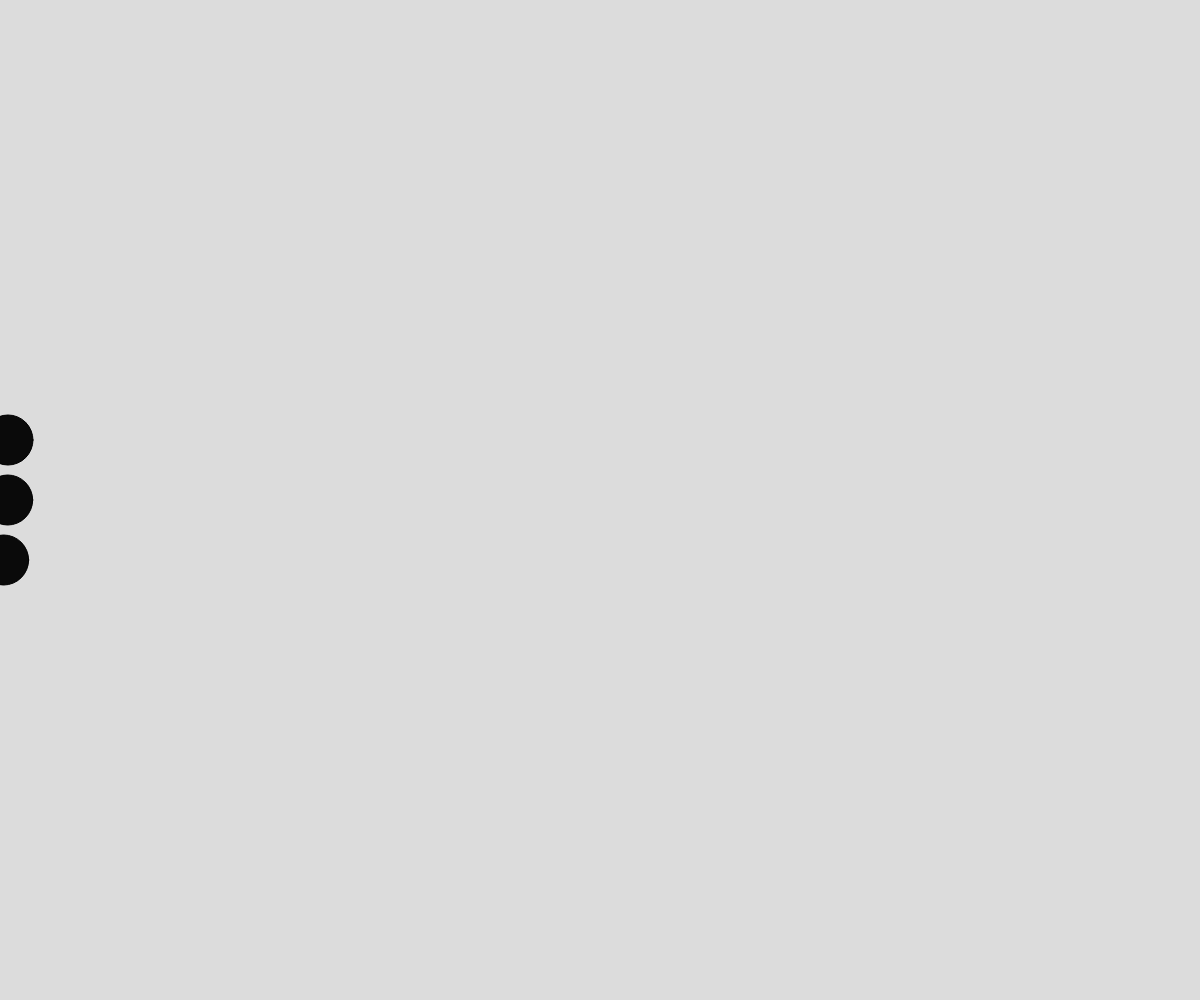
Frame 1 (no input)
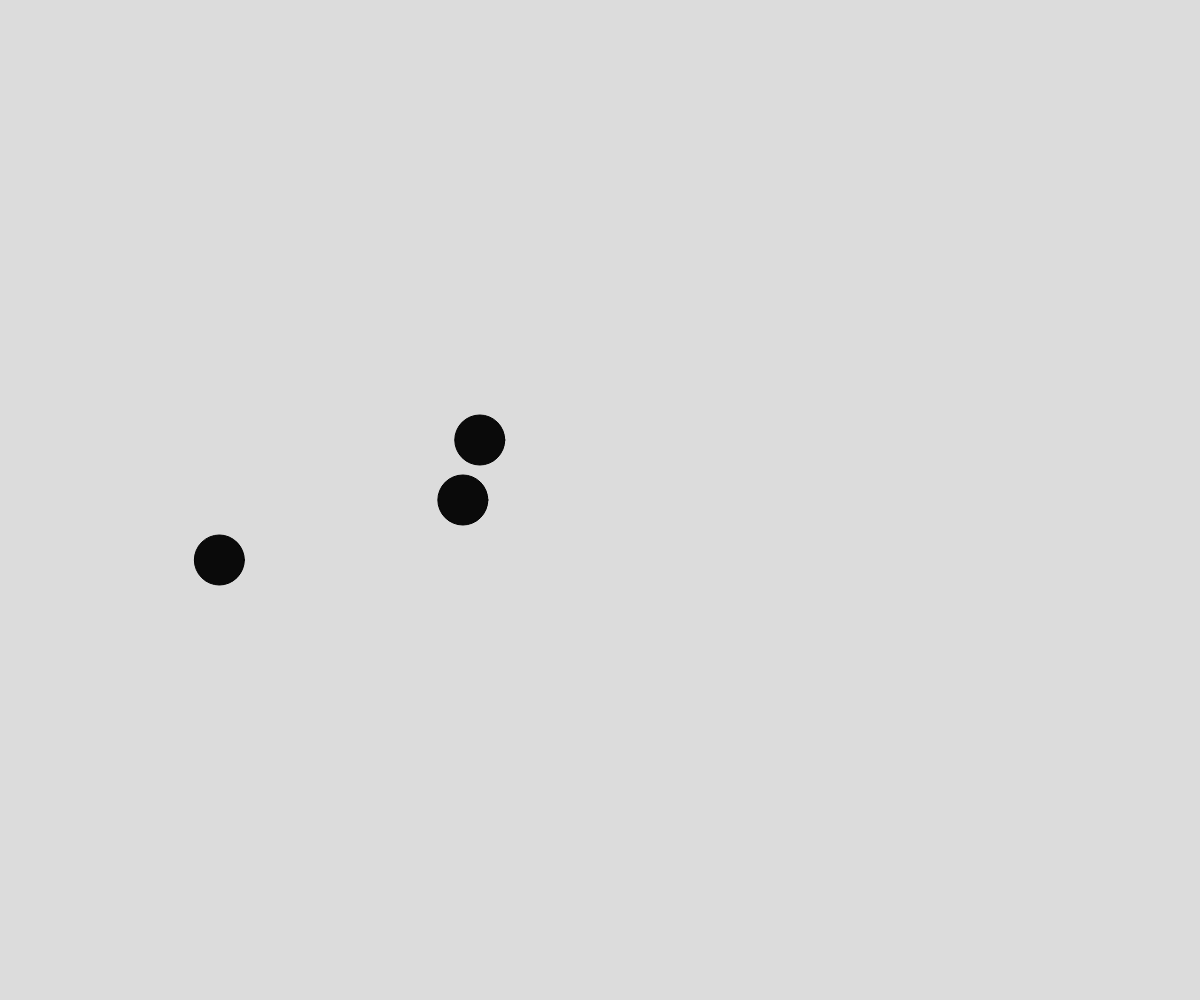
Frame 60 (no input)
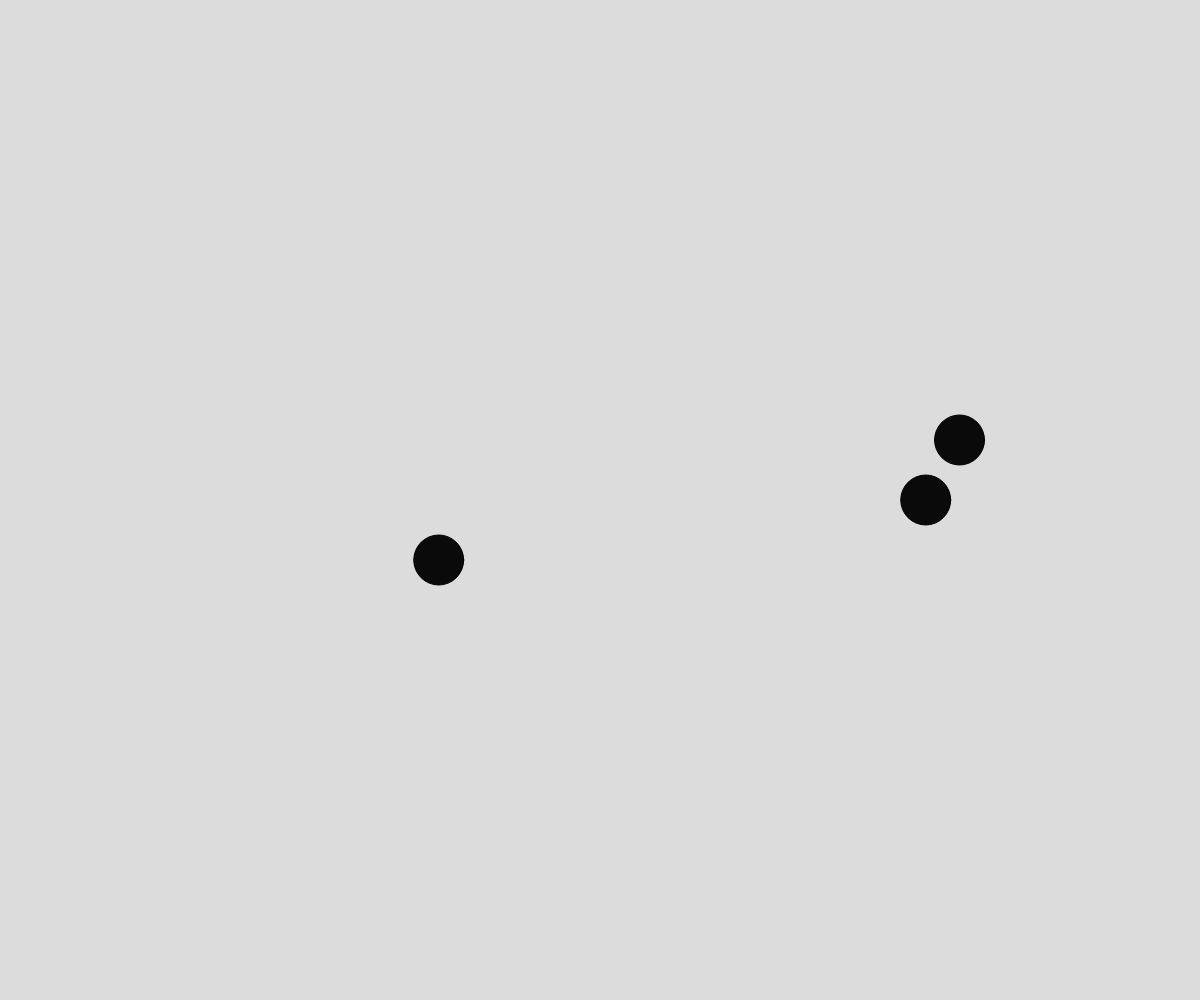
Frame 120 (the mouse pressed at the canvas centre since frame 60)

The p5.js sketch that drew these frames (run headless with seeded random() and noise() and a simulated clock; from frame 60 on, the mouse is pressed at the canvas centre):

// p5.js sketch
// ── sketch.js
let walkers = [];
const NUM_WALKERS = 3;




function setup() {
  createCanvas(windowWidth, windowHeight);
  walkers.push(new Walker(height/2, 10));
  walkers.push(new Walker(height/2 + 60, 10));
  walkers.push(new Walker(height/2 - 60, 10));
}

function draw() {
  background(220);
  for (let w of walkers ){
    w.move();
    w.display();
  } 
  
}

class Walker {
  constructor(y, c){
    this.x = 0;   this.y = y;    this.c = c;
    this.speed = random(2,10);
    this.size = 50;
  

  }
  display(){
    rectMode(CENTER);
    fill(this.c);
    circle(this.x, this.y, this.size);
  }

  move(){
    
   this.x += this.speed; //LEFT
 
  }


}
